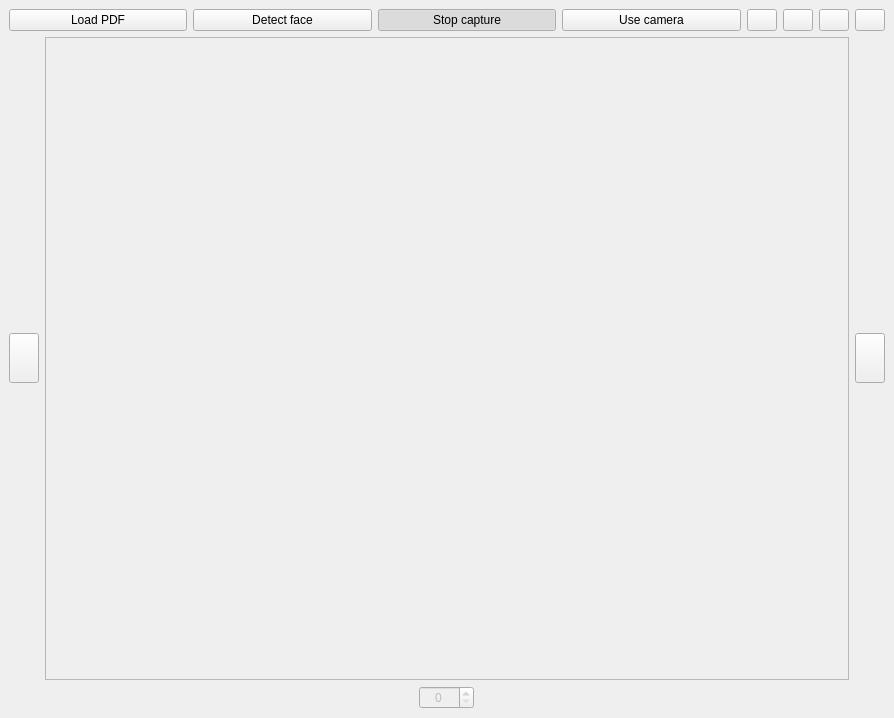
<?xml version="1.0" encoding="UTF-8"?>
<ui version="4.0">
 <class>MainWindow</class>
 <widget class="QMainWindow" name="MainWindow">
  <property name="geometry">
   <rect>
    <x>0</x>
    <y>0</y>
    <width>894</width>
    <height>718</height>
   </rect>
  </property>
  <property name="sizePolicy">
   <sizepolicy hsizetype="Preferred" vsizetype="Preferred">
    <horstretch>0</horstretch>
    <verstretch>0</verstretch>
   </sizepolicy>
  </property>
  <property name="minimumSize">
   <size>
    <width>0</width>
    <height>0</height>
   </size>
  </property>
  <property name="sizeIncrement">
   <size>
    <width>0</width>
    <height>0</height>
   </size>
  </property>
  <property name="windowTitle">
   <string>MainWindow</string>
  </property>
  <property name="layoutDirection">
   <enum>Qt::RightToLeft</enum>
  </property>
  <widget class="QWidget" name="centralwidget">
   <layout class="QGridLayout" name="gridLayout">
    <item row="0" column="0">
     <layout class="QVBoxLayout" name="verticalLayout">
      <property name="sizeConstraint">
       <enum>QLayout::SetDefaultConstraint</enum>
      </property>
      <item>
       <layout class="QHBoxLayout" name="horizontalLayout">
        <property name="sizeConstraint">
         <enum>QLayout::SetDefaultConstraint</enum>
        </property>
        <item>
         <widget class="QPushButton" name="xButtom">
          <property name="maximumSize">
           <size>
            <width>30</width>
            <height>30</height>
           </size>
          </property>
          <property name="layoutDirection">
           <enum>Qt::RightToLeft</enum>
          </property>
          <property name="text">
           <string/>
          </property>
         </widget>
        </item>
        <item>
         <widget class="QPushButton" name="edit_buttom">
          <property name="maximumSize">
           <size>
            <width>30</width>
            <height>30</height>
           </size>
          </property>
          <property name="text">
           <string/>
          </property>
          <property name="checkable">
           <bool>true</bool>
          </property>
         </widget>
        </item>
        <item>
         <widget class="QPushButton" name="micro_buttom">
          <property name="maximumSize">
           <size>
            <width>30</width>
            <height>30</height>
           </size>
          </property>
          <property name="text">
           <string/>
          </property>
          <property name="checkable">
           <bool>false</bool>
          </property>
         </widget>
        </item>
        <item>
         <widget class="QPushButton" name="play_buttom">
          <property name="maximumSize">
           <size>
            <width>30</width>
            <height>30</height>
           </size>
          </property>
          <property name="text">
           <string/>
          </property>
         </widget>
        </item>
        <item>
         <widget class="QPushButton" name="useCameraButtom">
          <property name="sizePolicy">
           <sizepolicy hsizetype="Minimum" vsizetype="Fixed">
            <horstretch>0</horstretch>
            <verstretch>0</verstretch>
           </sizepolicy>
          </property>
          <property name="layoutDirection">
           <enum>Qt::LeftToRight</enum>
          </property>
          <property name="text">
           <string>Use camera</string>
          </property>
          <property name="checkable">
           <bool>true</bool>
          </property>
         </widget>
        </item>
        <item>
         <widget class="QPushButton" name="captureButton">
          <property name="sizePolicy">
           <sizepolicy hsizetype="Minimum" vsizetype="Fixed">
            <horstretch>0</horstretch>
            <verstretch>0</verstretch>
           </sizepolicy>
          </property>
          <property name="layoutDirection">
           <enum>Qt::LeftToRight</enum>
          </property>
          <property name="text">
           <string>Stop capture</string>
          </property>
          <property name="checkable">
           <bool>true</bool>
          </property>
          <property name="checked">
           <bool>true</bool>
          </property>
         </widget>
        </item>
        <item>
         <widget class="QPushButton" name="detect_buttom">
          <property name="sizePolicy">
           <sizepolicy hsizetype="Minimum" vsizetype="Fixed">
            <horstretch>0</horstretch>
            <verstretch>0</verstretch>
           </sizepolicy>
          </property>
          <property name="layoutDirection">
           <enum>Qt::LeftToRight</enum>
          </property>
          <property name="text">
           <string>Detect face</string>
          </property>
          <property name="checkable">
           <bool>true</bool>
          </property>
         </widget>
        </item>
        <item>
         <widget class="QPushButton" name="pdf_buttom">
          <property name="text">
           <string>Load PDF</string>
          </property>
         </widget>
        </item>
       </layout>
      </item>
      <item>
       <layout class="QHBoxLayout" name="horizontalLayout_2">
        <item alignment="Qt::AlignRight">
         <widget class="QPushButton" name="right_buttom">
          <property name="maximumSize">
           <size>
            <width>30</width>
            <height>50</height>
           </size>
          </property>
          <property name="text">
           <string/>
          </property>
         </widget>
        </item>
        <item>
         <widget class="QFrame" name="imageFrame">
          <property name="sizePolicy">
           <sizepolicy hsizetype="Expanding" vsizetype="Expanding">
            <horstretch>0</horstretch>
            <verstretch>0</verstretch>
           </sizepolicy>
          </property>
          <property name="minimumSize">
           <size>
            <width>800</width>
            <height>600</height>
           </size>
          </property>
          <property name="sizeIncrement">
           <size>
            <width>0</width>
            <height>0</height>
           </size>
          </property>
          <property name="frameShape">
           <enum>QFrame::StyledPanel</enum>
          </property>
          <property name="frameShadow">
           <enum>QFrame::Raised</enum>
          </property>
         </widget>
        </item>
        <item>
         <widget class="QPushButton" name="left_buttom">
          <property name="maximumSize">
           <size>
            <width>30</width>
            <height>50</height>
           </size>
          </property>
          <property name="text">
           <string/>
          </property>
         </widget>
        </item>
       </layout>
      </item>
      <item alignment="Qt::AlignHCenter">
       <widget class="QSpinBox" name="spinBox">
        <property name="enabled">
         <bool>false</bool>
        </property>
        <property name="minimumSize">
         <size>
          <width>55</width>
          <height>0</height>
         </size>
        </property>
        <property name="layoutDirection">
         <enum>Qt::LeftToRight</enum>
        </property>
        <property name="alignment">
         <set>Qt::AlignCenter</set>
        </property>
       </widget>
      </item>
     </layout>
    </item>
   </layout>
  </widget>
 </widget>
 <resources/>
 <connections/>
</ui>
